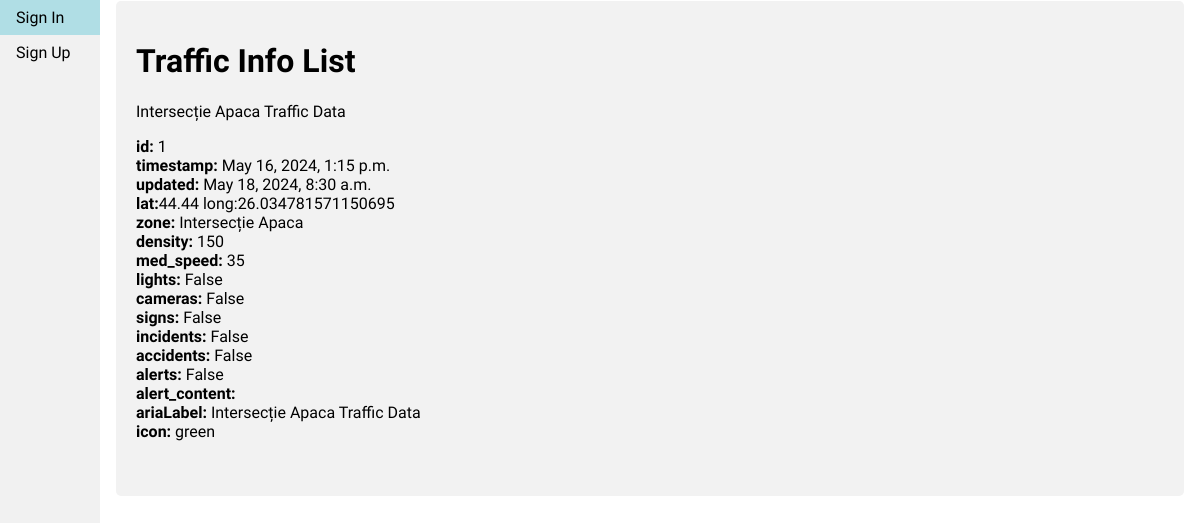
The app's page /trafficInfoList, older data.
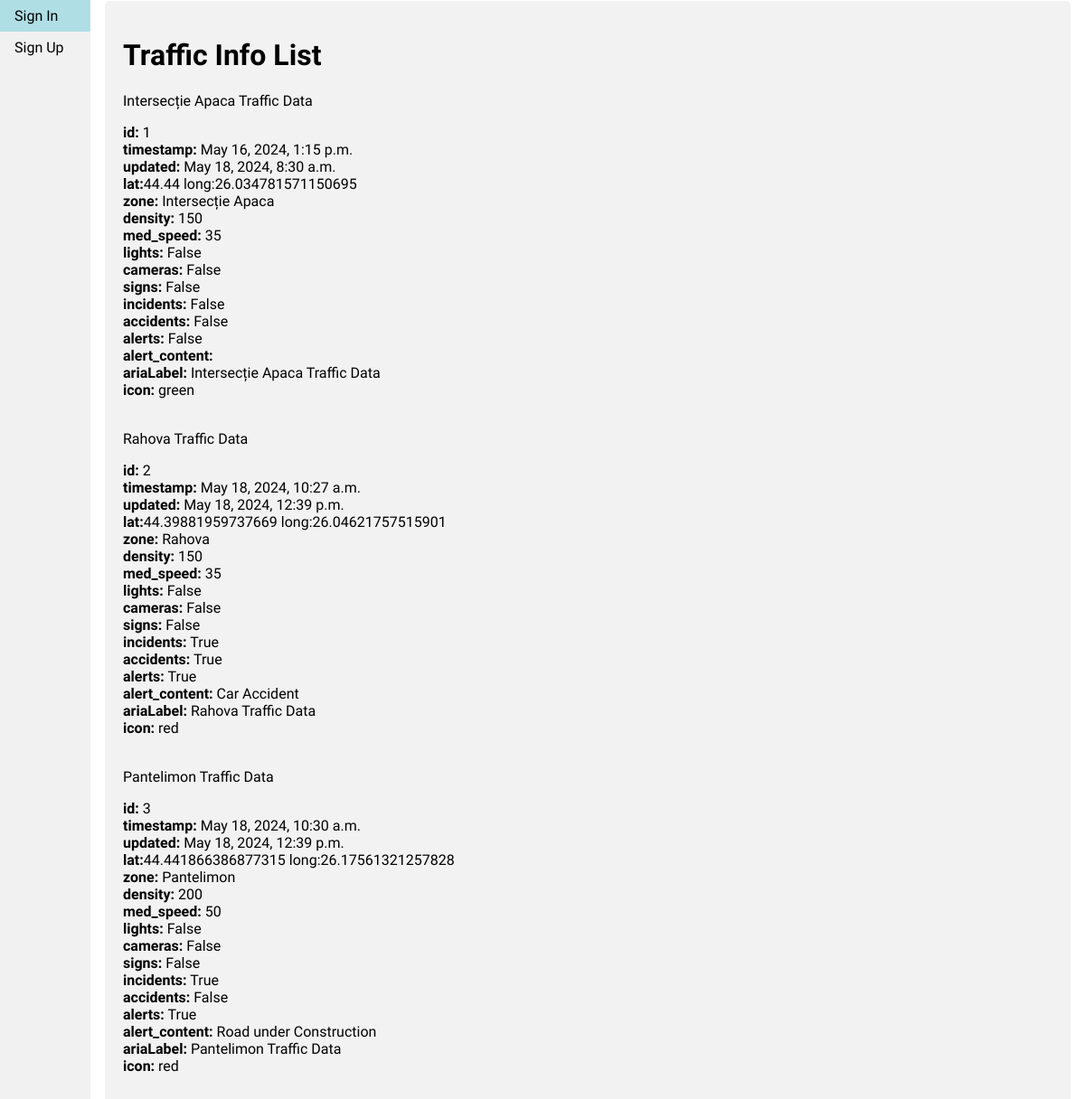
The same page, newer data.
### users_tutorial/models.py (models this page shows)
class TrafficInfo(models.Model):
	choices_list = [
		("green", "green"),
		("yellow", "yellow"),
		("red", "red")
	]
	timestamp = models.DateTimeField(auto_now_add=True)
	updated = models.DateTimeField(auto_now=True)
	lat = models.FloatField()
	lng = models.FloatField()
	zone = models.CharField(max_length=100)
	density = models.IntegerField()
	med_speed = models.IntegerField()
	lights = models.BooleanField(default=False)
	cameras = models.BooleanField(default=False)
	signs = models.BooleanField(default=False)
	incidents = models.BooleanField(default=False)
	accidents = models.BooleanField(default=False)
	alerts = models.BooleanField(default=False)
	alert_content = models.CharField(max_length=255, blank=True)
	ariaLabel = models.CharField(max_length=100)
	icon = models.CharField(choices=choices_list, max_length=10, default='green')
	title = models.CharField(max_length=100)
	def __str__(self):
		return f'{self.title}'

### users_tutorial/views.py (the view)
# urls.py: path('trafficInfoList', views.trafficInfoList, name="trafficInfoList"),
def trafficInfoList(request):
	traffic_info_list = TrafficInfo.objects.all()
	return render(request, 'lists/traffic_info_list.html', {'traffic_info_list': traffic_info_list})

### templates/lists/traffic_info_list.html (shortened to what this page needs)
{% extends 'base.html' %}
{% load static %}
{% block content %}
    <div class='container'>
        <h1>Traffic Info List</h1>
        {% for traffic_info in traffic_info_list %}
            <div class="card">
                <div class="card-header"> {{ traffic_info }} </div>
                <div class="card-body">
                    <p class="card-text">
                        <strong>id:</strong> {{ traffic_info.id }}</br>
                        <strong>timestamp:</strong> {{ traffic_info.timestamp }}</br>
                        <strong>updated:</strong> {{ traffic_info.updated }}</br>
                        <strong>lat:</strong>{{ traffic_info.lat }} long:{{ traffic_info.lng }}</br>
                        <strong>zone:</strong> {{ traffic_info.zone }}</br>
                        <strong>density:</strong> {{ traffic_info.density }}</br>
                        <strong>med_speed:</strong> {{ traffic_info.med_speed }}</br>
                        <strong>lights:</strong> {{ traffic_info.lights }}</br>
                        <strong>cameras:</strong> {{ traffic_info.cameras }}</br>
                        <strong>signs:</strong> {{ traffic_info.signs }}</br>
                        <strong>incidents:</strong> {{ traffic_info.incidents }}</br>
                        <strong>accidents:</strong> {{ traffic_info.accidents }}</br>
                        <strong>alerts:</strong> {{ traffic_info.alerts }}</br>
                        <strong>alert_content:</strong> {{ traffic_info.alert_content }}</br>
                        <strong>ariaLabel:</strong> {{ traffic_info.ariaLabel }}</br>
                        <strong>icon:</strong> {{ traffic_info.icon }}</br>
                    </p>
                </div>
            </div>
        {% endfor %}
    </div>
{% endblock %}

Row changes from the older to the newer data that the page shows:
added TrafficInfo: title "Rahova Traffic Data", id "2", timestamp "May 18, 2024, 10:27 a.m.", updated "May 18, 2024, 12:39 p.m.", lat "44.39881959737669", lng "26.04621757515901", zone "Rahova", density "150", med_speed "35", lights "False", cameras "False", signs "False", incidents "True", accidents "True", alerts "True", alert_content "Car Accident", ariaLabel "Rahova Traffic Data", icon "red"
added TrafficInfo: title "Pantelimon Traffic Data", id "3", timestamp "May 18, 2024, 10:30 a.m.", updated "May 18, 2024, 12:39 p.m.", lat "44.441866386877315", lng "26.17561321257828", zone "Pantelimon", density "200", med_speed "50", lights "False", cameras "False", signs "False", incidents "True", accidents "False", alerts "True", alert_content "Road under Construction", ariaLabel "Pantelimon Traffic Data", icon "red"
